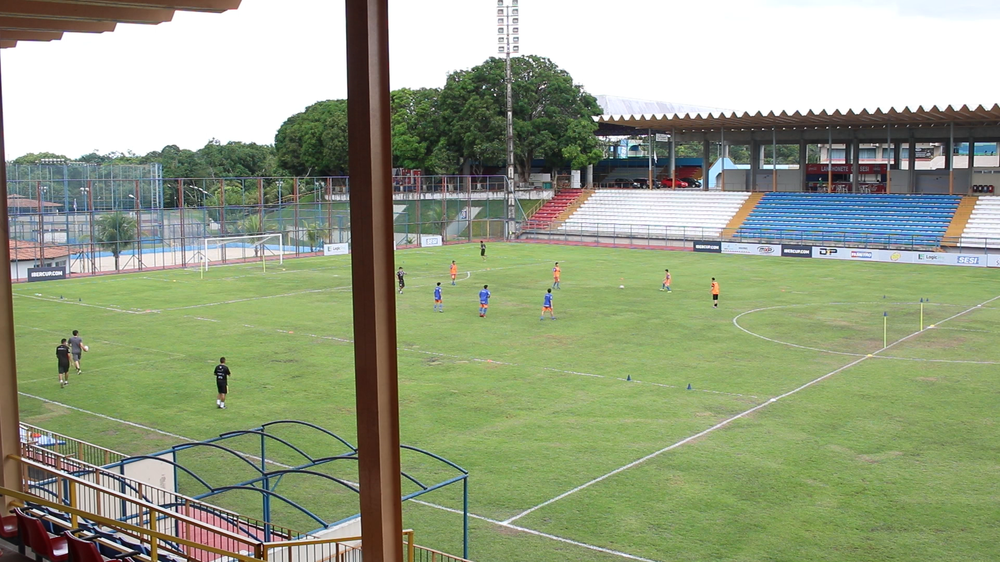
#> input picture 2_delimitarCampo/entrada.png, 1000 x 562 px, shrunk from 1920 x 1080 before the run, found by its file name
$ python findContours_understand.py
#> lines starting #> are read from the running program, lines starting #| are printed output that depends on the picture; after the words box and inside, x2 and y2 are one past the last pixel; in counts of white or black regions, pixels touching at a corner belong together
import cv2
import numpy as np

imagem = cv2.imread("entrada.png", cv2.IMREAD_UNCHANGED)
#> imagem is the input picture: shape (562, 1000, 4); mean B, G, R, A 132.9, 161.4, 151.7, 255
################################################
hsv = cv2.cvtColor(imagem, cv2.COLOR_BGR2HSV)
#> hsv: shape (562, 1000, 3); mean H, S, V 45, 68.8, 167.1

lower_blue = np.array([90, 50, 50])
upper_blue = np.array([130, 255, 255])

maskBlue = cv2.inRange(hsv, lower_blue, upper_blue)
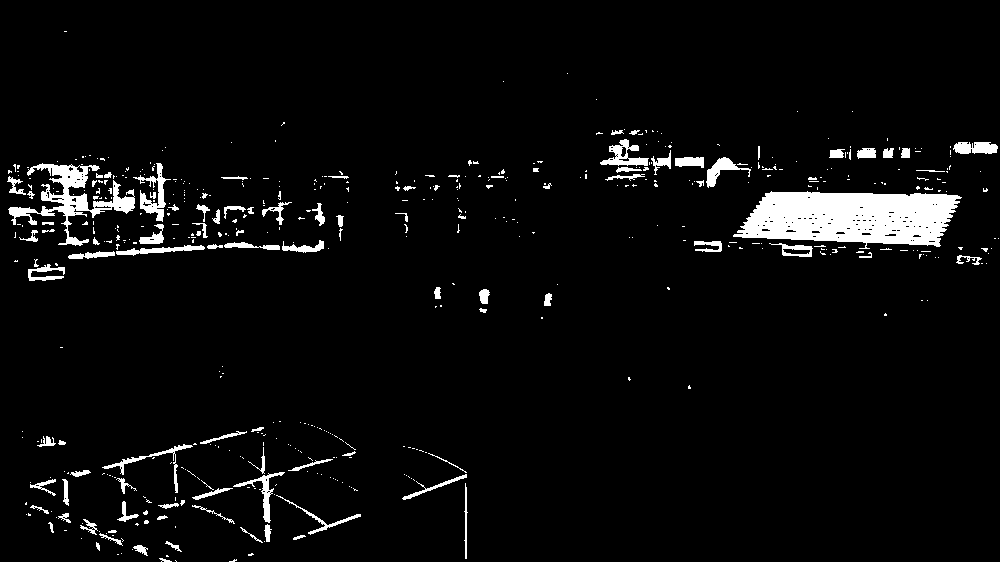
#> maskBlue: shape (562, 1000); 4.5% white; 527 white regions (424 under 20 px), largest, box (x1, y1, x2, y2) and area: (733, 191, 962, 249) 9506, (8, 163, 135, 246) 2724, (133, 163, 171, 222) 659
result = cv2.bitwise_and(imagem, imagem, mask=maskBlue)
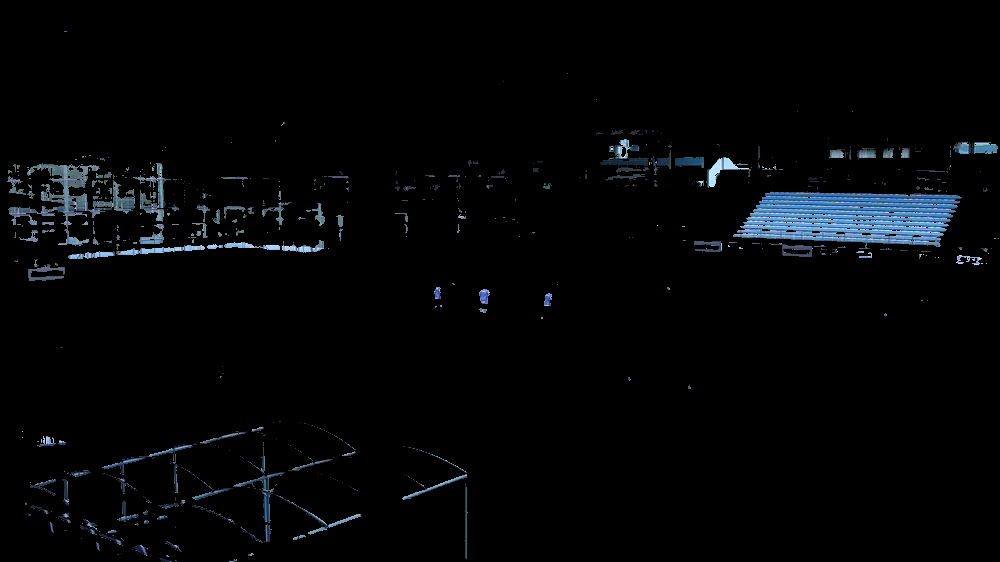
#> result: shape (562, 1000, 4); mean B, G, R, A 6.7, 5.4, 3.9, 11.4
#'''
imagem_gray = cv2.cvtColor(result, cv2.COLOR_BGR2GRAY)
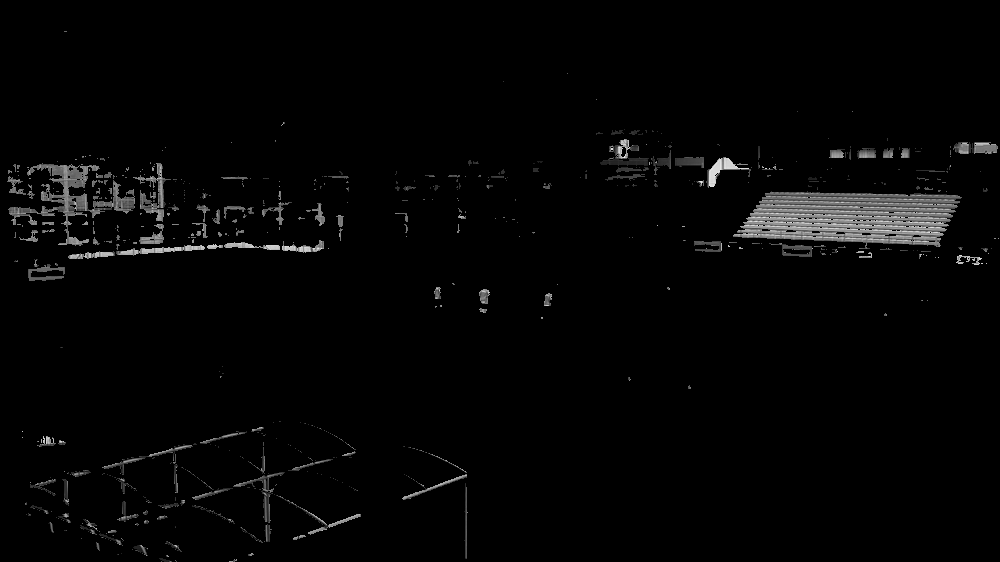
#> imagem_gray: shape (562, 1000); min 0, max 238, mean 5.1
#############################################################
thresh, imagem_edges = cv2.threshold(imagem_gray, 40, 255, cv2.THRESH_BINARY)
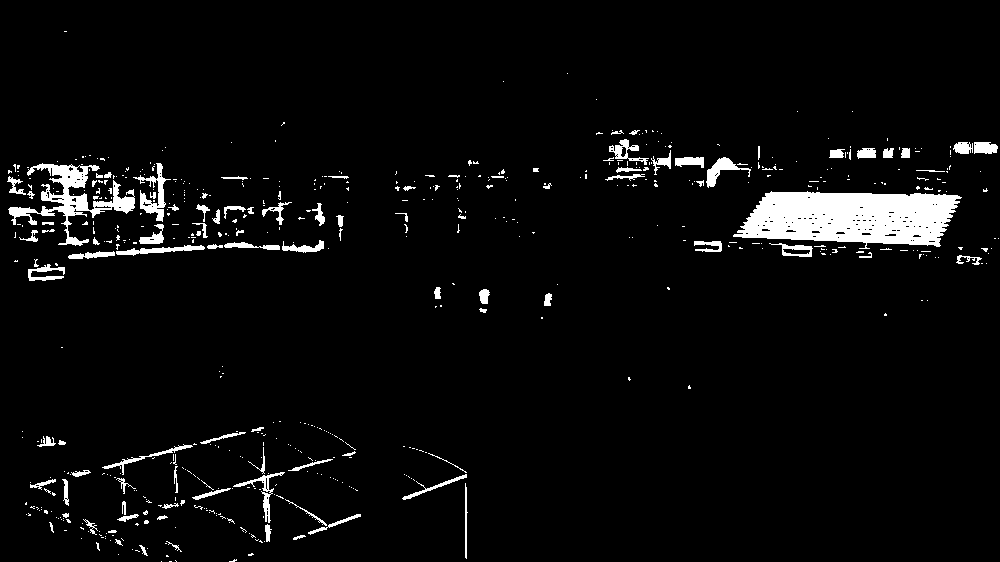
#> imagem_edges: shape (562, 1000); 4.3% white; 591 white regions (490 under 20 px)

canvas = np.zeros(result.shape, np.uint8)
canvas.fill(255)
#> canvas: shape (562, 1000, 4); every value is 255
mask = np.zeros(result.shape, np.uint8)
mask.fill(255)

contours_draw, hierachy = cv2.findContours(imagem_edges, cv2.RETR_LIST, cv2.CHAIN_APPROX_NONE)
#> contours_draw = 741 contours, 666 with area under 20; largest, box (x1, y1, x2, y2) and area: (733, 191, 962, 249) 9418, (8, 163, 135, 246) 2381, (133, 163, 171, 222) 530, (706, 157, 751, 188) 386, (116, 245, 205, 256) 316
contours_mask, hierachy = cv2.findContours(imagem_edges, cv2.RETR_EXTERNAL, cv2.CHAIN_APPROX_NONE)
#> contours_mask = 591 contours, 530 with area under 20; largest, box (x1, y1, x2, y2) and area: (733, 191, 962, 249) 9418, (8, 163, 135, 246) 2381, (133, 163, 171, 222) 530, (706, 157, 751, 188) 386, (116, 245, 205, 256) 316

print(enumerate(contours_draw))
#> (printed output is left out)

for contour in range(len(contours_draw)):
    cv2.drawContours(canvas, contours_draw, contour, (0,0,0), 3)
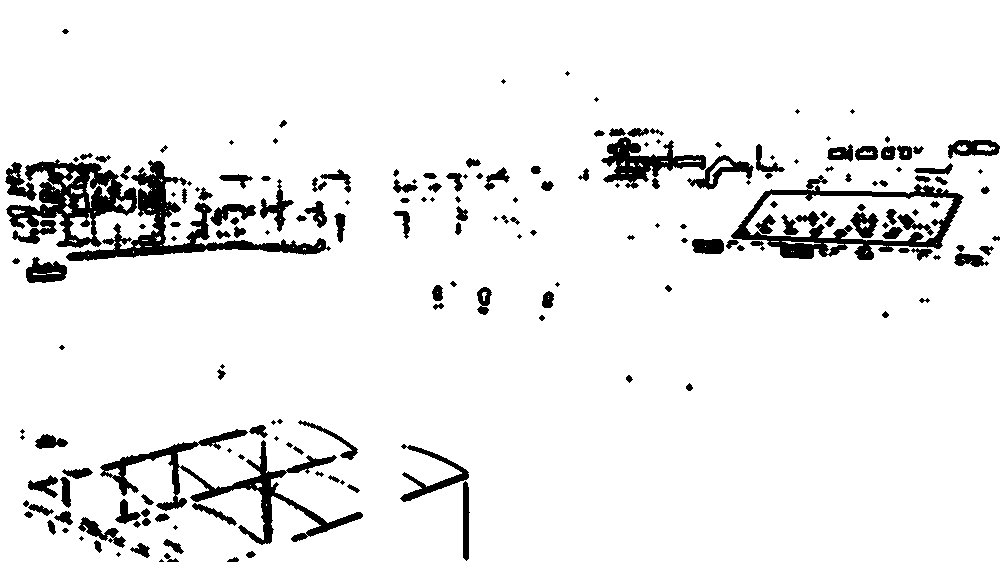
#> canvas: shape (562, 1000, 4); mean of channels 0, 1, 2, 3 236.3, 236.3, 236.3, 236.3; drawn as B, G, R
    # [7 lines of commented-out code are left out]
